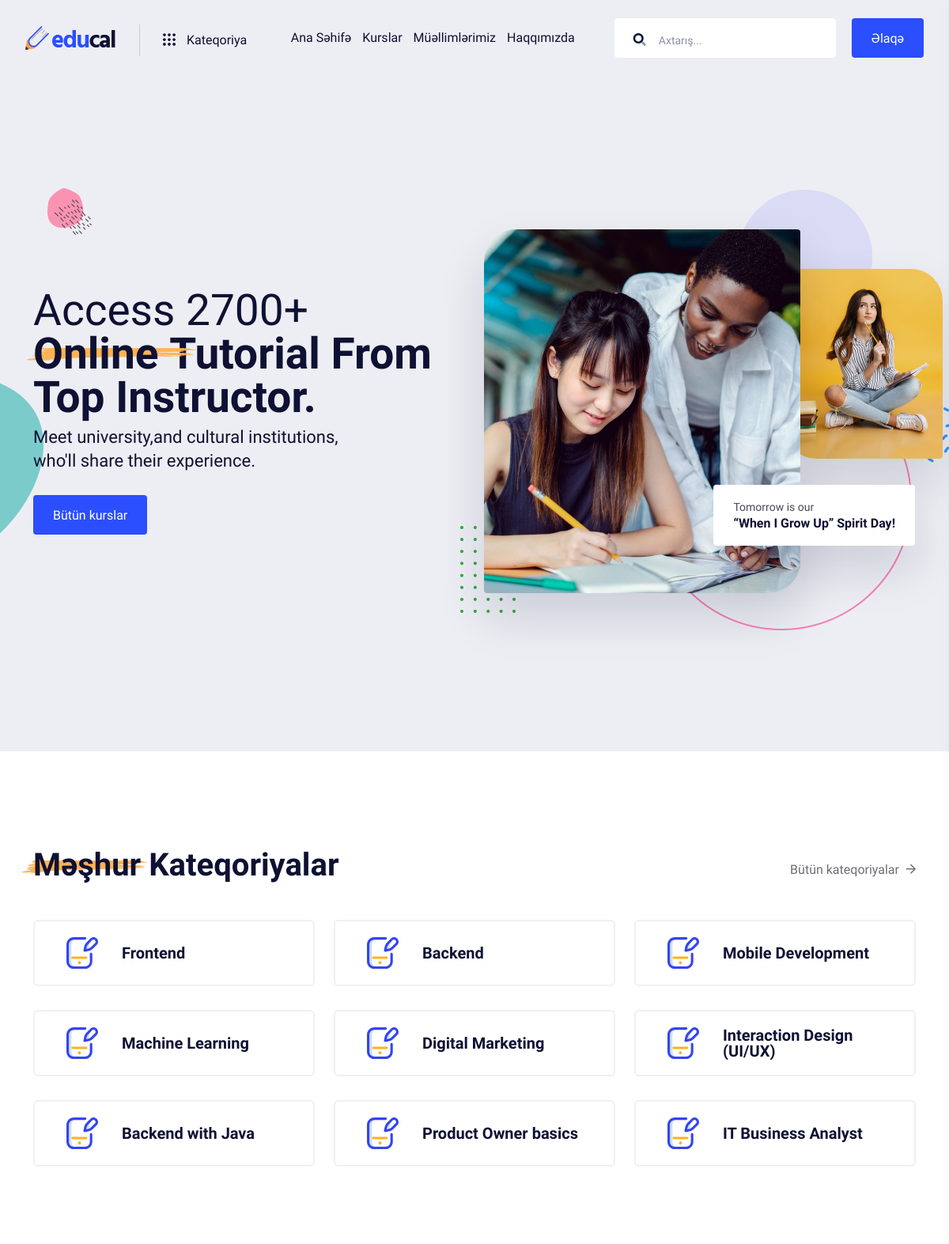
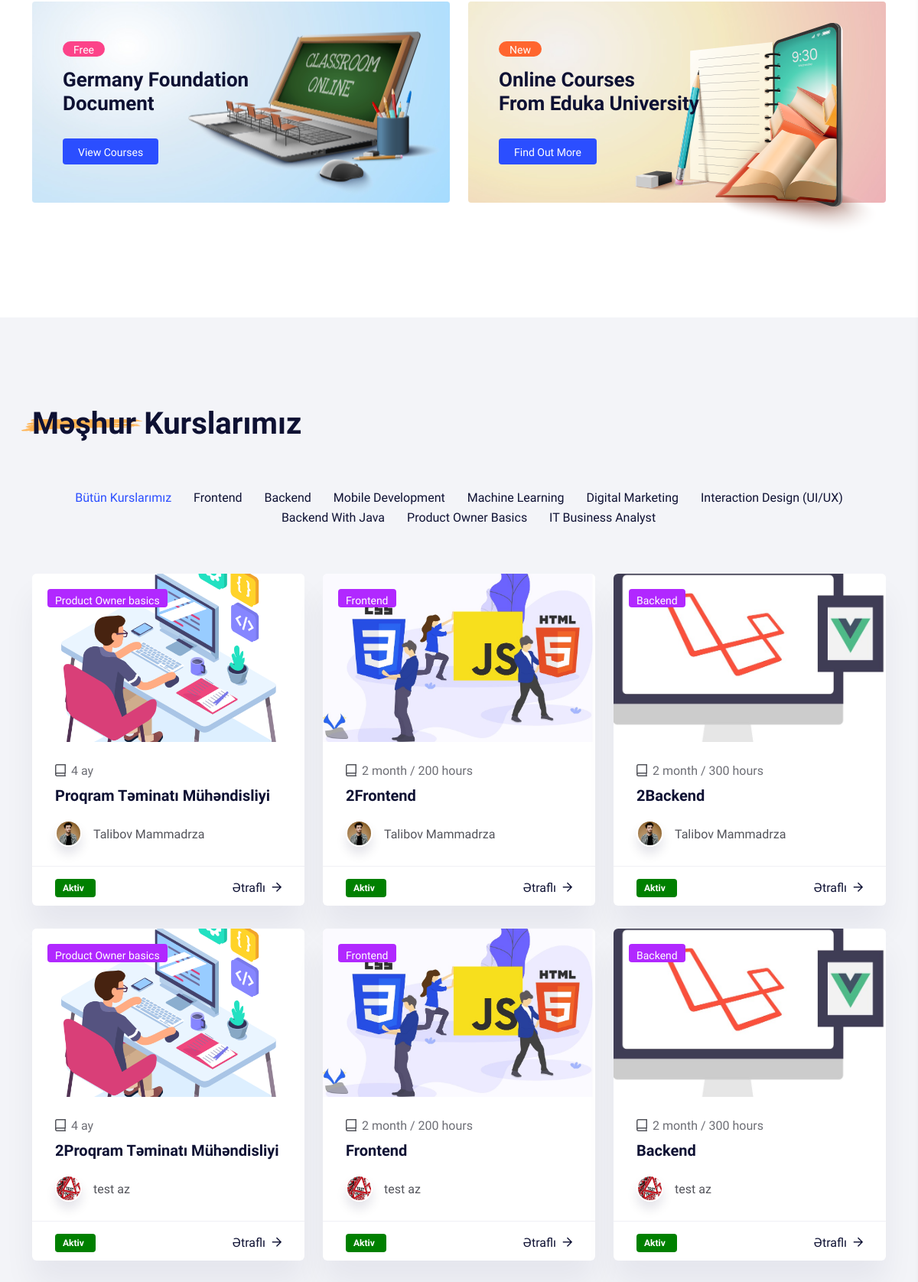
The page / (upper part) on the database its author committed (2 pictures, top to bottom).
### tables this page shows
CREATE TABLE `item_category` (
  `i_c_id` int(11) NOT NULL,
  `i_c_name` varchar(255) DEFAULT NULL
);

CREATE TABLE `items2` (
  `c_id` int(11) NOT NULL,
  `title` varchar(255) NOT NULL,
  `title_en` varchar(255) NOT NULL,
  `title_ru` varchar(255) NOT NULL,
  `title_tr` varchar(255) NOT NULL,
  `description` longtext NOT NULL,
  `description_en` longtext NOT NULL,
  `description_ru` longtext NOT NULL,
  `description_tr` longtext NOT NULL,
  `rank` varchar(255) NOT NULL,
  `date` varchar(255) NOT NULL,
  `category` varchar(255) NOT NULL,
  `img` varchar(255) NOT NULL,
  `img_ext` varchar(255) NOT NULL,
  `status` tinyint(4) NOT NULL,
  `creater_id` varchar(255) NOT NULL,
  `creat_date` varchar(255) NOT NULL,
  `updater_id` varchar(255) NOT NULL,
  `update_date` varchar(255) NOT NULL,
  `teacher` varchar(255) NOT NULL,
  `duration` varchar(255) NOT NULL,
  `group_size` varchar(255) NOT NULL,
  `schedule` varchar(255) NOT NULL
);

CREATE TABLE `items3` (
  `t_id` int(11) NOT NULL,
  `t_title` varchar(255) NOT NULL,
  `t_title_en` varchar(255) NOT NULL,
  `t_title_ru` varchar(255) NOT NULL,
  `t_title_tr` varchar(255) NOT NULL,
  `t_description` longtext NOT NULL,
  `t_description_en` longtext NOT NULL,
  `t_description_ru` longtext NOT NULL,
  `t_description_tr` longtext NOT NULL,
  `t_position_az` varchar(255) NOT NULL,
  `t_position_en` varchar(255) NOT NULL,
  `t_position_ru` varchar(255) NOT NULL,
  `t_position_tr` varchar(255) NOT NULL,
  `t_fb` varchar(255) NOT NULL,
  `t_instagram` varchar(255) NOT NULL,
  `t_twitter` varchar(255) NOT NULL,
  `t_linkedin` varchar(255) NOT NULL,
  `t_rank` varchar(255) NOT NULL,
  `t_date` varchar(255) NOT NULL,
  `t_category` varchar(255) NOT NULL,
  `t_img` varchar(255) NOT NULL,
  `t_img_ext` varchar(255) NOT NULL,
  `t_status` tinyint(4) NOT NULL,
  `t_creater_id` varchar(255) NOT NULL,
  `t_creat_date` varchar(255) NOT NULL,
  `t_updater_id` varchar(255) NOT NULL,
  `t_update_date` varchar(255) NOT NULL
);

### application/controllers/UserController.php (called while the page is built, shortened)
<?php
class UserController extends CI_controller
{
	public function index()
	{
        $data['allCategory'] = $this->db->limit(9)->order_by('i_c_id','DESC')->get('item_category')->result_array();
        $data['allCategory_filter'] = $this->db->limit(9)->order_by('i_c_id','DESC')->get('item_category')->result_array();
        $data['all_courses'] = $this->db
            ->order_by('c_id', 'DESC')
            ->join('item_category','item_category.i_c_id = items2.category','left')
            ->join('items3','items3.t_id = items2.teacher','left')
            ->join('status','status.s_id = items2.status','left')
            ->get('items2')->result_array();
		$this->load->view('user/index',$data);
	}
}

### index.php (called while the page is built, shortened)
<?php
require_once BASEPATH.'core/CodeIgniter.php';

### application/views/user/index.php (the view, shortened to what this page needs)
<main>
   <section class="hero__area hero__height d-flex align-items-center grey-bg-2 p-relative">
      <div class="hero__shape">
         <img class="hero-1-circle" src="<?php echo base_url('assets/user/'); ?>assets/img/shape/hero/hero-1-circle.png" alt="">
         <img class="hero-1-circle-2" src="<?php echo base_url('assets/user/'); ?>assets/img/shape/hero/hero-1-circle-2.png" alt="">
      </div>
      <div class="container">
         <div class="hero__content-wrapper mt-90">
            <div class="row align-items-center">
               <div class="col-xxl-6 col-xl-6 col-lg-6 col-md-6">
                  <div class="hero__content p-relative z-index-1">
                     <h3 class="hero__title">
                        <span>Access 2700+</span>
                        <span class="yellow-shape">Online <img src="<?php echo base_url('assets/user/'); ?>assets/img/shape/yellow-bg.png" alt="yellow-shape"> </span>
                        Tutorial From Top Instructor.</h3>
                        <p>Meet university,and cultural institutions, who'll share their experience.</p>
                        <a href="<?php echo base_url('courses'); ?>" class="e-btn">Bütün kurslar</a>
                  </div>
               </div>
               <div class="col-xxl-6 col-xl-6 col-lg-6 col-md-6">
                  <div class="hero__thumb d-flex p-relative">
                     <div class="hero__thumb-shape">
                        <img class="hero-1-circle-4" src="<?php echo base_url('assets/user/'); ?>assets/img/shape/hero/hero-1-circle-4.png" alt="">
                     </div>
                     <div class="hero__thumb-big mr-30">
                        <img src="<?php echo base_url('assets/user/'); ?>assets/img/hero/hero-1.jpg" alt="">
                        <div class="hero__quote hero__quote-animation">
                           <span>Tomorrow is our</span>
                           <h4>“When I Grow Up” Spirit Day!</h4>
                        </div>
                     </div>
                     <div class="hero__thumb-sm mt-50 d-none d-lg-block">
                        <img src="<?php echo base_url('assets/user/'); ?>assets/img/hero/hero-sm-1.jpg" alt="">
                     </div>
                  </div>
               </div>
            </div>
         </div>
      </div>
   </section>
   <section class="category__area pt-120 pb-70">
      <div class="container">
         <div class="row align-items-end">
            <div class="col-xxl-6 col-xl-6 col-lg-6 col-md-8">
               <div class="section__title-wrapper mb-45">
                  <h2 class="section__title"><span class="yellow-bg">Məşhur <img src="<?php echo base_url('assets/user/'); ?>assets/img/shape/yellow-bg-2.png" alt="">  </span>kateqoriyalar
                  </h2>
               </div>
            </div>
            <div class="col-xxl-6 col-xl-6 col-lg-6 col-md-4">
               <div class="category__more mb-50 float-md-end fix">
                  <a href="<?php echo base_url('category_list'); ?>" class="link-btn">
                     Bütün kateqoriyalar
                     <i class="far fa-arrow-right"></i>
                  </a>
               </div>
            </div>
         </div>
         <div class="row">
              <?php foreach ($allCategory as $allCategory_key){ ?>
                  <div class="col-xxl-4 col-xl-4 col-lg-4 col-md-6 col-sm-6">
                      <div class="category__item mb-30 transition-3 d-flex align-items-center">
                          <a href="<?php echo base_url('category/'.$allCategory_key['i_c_id']) ?>">
                              <div class="category__icon mr-30">
                              </div>
                          </a>
                          <div class="category__content">
                              <h4 class="category__title"><a href="<?php echo base_url('category/'.$allCategory_key['i_c_id']); ?>"><?php echo $allCategory_key['i_c_name']; ?></a></h4>
                          </div>
                      </div>
                  </div>
              <?php } ?>
         </div>
      </div>
   </section>
   <section class="banner__area pb-110">
      <div class="container">
         <div class="row">
            <div class="col-xxl-6 col-xl-6 col-lg-6 col-md-6">
               <div class="banner__item p-relative mb-40" data-background="<?php echo base_url('assets/user/'); ?>assets/img/banner/banner-bg-1.jpg">
                  <div class="banner__content">
                     <span>Free</span>
                     <h3 class="banner__title">
                        <a href="course-details.php">Germany Foundation <br> Document</a>
                     </h3>
                     <a href="course-grid.php" class="e-btn e-btn-2">View Courses</a>
                  </div>
                  <div class="banner__thumb d-none d-sm-block d-md-none d-lg-block">
                     <img src="<?php echo base_url('assets/user/'); ?>assets/img/banner/banner-img-1.png" alt="">
                  </div>
               </div>
            </div>
            <div class="col-xxl-6 col-xl-6 col-lg-6 col-md-6">
               <div class="banner__item p-relative mb-40" data-background="<?php echo base_url('assets/user/'); ?>assets/img/banner/banner-bg-2.jpg">
                  <div class="banner__content">
                     <span class="orange">new</span>
                     <h3 class="banner__title">
                        <a href="course-details.php">Online Courses <br>From Eduka University</a>
                     </h3>
                     <a href="course-grid.php" class="e-btn e-btn-2">Find Out More</a>
                  </div>
                  <div class="banner__thumb banner__thumb-2 d-none d-sm-block d-md-none d-lg-block">
                     <img src="<?php echo base_url('assets/user/'); ?>assets/img/banner/banner-img-2.png" alt="">
                  </div>
               </div>
            </div>
         </div>
      </div>
   </section>
   <section class="course__area pt-115 pb-120 grey-bg">
      <div class="container">
         <div class="row align-items-end">
            <div class="col-xxl-12 col-xl-12 col-lg-12">
               <div class="section__title-wrapper mb-60">
                   <h2 class="section__title"><span class="yellow-bg">Məşhur <img src="<?php echo base_url('assets/user/'); ?>assets/img/shape/yellow-bg-2.png" alt="">  </span>Kurslarımız
                   </h2>
               </div>
            </div>
            <div class="col-xxl-12 col-xl-12 col-lg-12">
               <div class="course__menu d-flex justify-content-lg-end mb-60" style="display: flex!important; align-items: center!important;justify-content: center!important; text-align: center;">
                  <div class="masonary-menu filter-button-group">
                     <button class="active" data-filter="*">
                        Bütün kurslarımız
                     </button>
                      <?php foreach ($allCategory_filter as $allCategory_filter_key) { ?>
                          <button data-filter=".cat<?php echo $allCategory_filter_key['i_c_id']; ?>"><?php echo $allCategory_filter_key['i_c_name']; ?></button>
                      <?php } ?>
                 </div>
               </div>
            </div>
         </div>
         <div class="row grid">
              <?php foreach ($all_courses as $all_courses_key) { ?>
                  <div class="col-xxl-4 col-xl-4 col-lg-4 col-md-6 grid-item cat<?php echo $all_courses_key['i_c_id']; ?>">
                      <div class="course__item white-bg mb-30 fix">
                          <div class="course__thumb w-img p-relative fix">
                              <a href="<?php echo base_url('course_single/'.$all_courses_key['c_id']); ?>">
                                  <img height="220px" style="object-fit: cover;" src="<?php echo base_url('upload/courses/'.$all_courses_key['img']); ?>" alt="">
                              </a>
                              <div class="course__tag">
                                  <a href="<?php echo base_url('category/'.$all_courses_key['i_c_id']); ?>"><?php echo $all_courses_key['i_c_name']; ?></a>
                              </div>
                          </div>
                          <div class="course__content">
                              <div class="course__meta d-flex align-items-center justify-content-between">
                                  <div class="course__lesson">
                                      <span><i class="far fa-book-alt"></i><?php echo $all_courses_key['duration']; ?></span>
                                  </div>
                              </div>
                              <h3 class="course__title"><a href="<?php echo base_url('course_single/'.$all_courses_key['c_id']); ?>"><?php echo $all_courses_key['title']; ?></a></h3>
                              <div class="course__teacher d-flex align-items-center">
                                  <div class="course__teacher-thumb mr-15">
                                      <img src="<?php echo base_url('upload/teachers/'.$all_courses_key['t_img']); ?>" alt="">
                                  </div>
                                  <h6><a href="<?php echo base_url('instructor_single/'.$all_courses_key['t_id']); ?>"><?php echo $all_courses_key['t_title']; ?></a></h6>
                              </div>
                          </div>
                          <div class="course__more d-flex justify-content-between align-items-center">
                              <div class="course__status status_course">
                                  <?php if($all_courses_key['t_status'] == '1'){ ?>
                                      <span>Aktiv</span>
                                  <?php }elseif ($all_courses_key['t_status'] == '2'){ ?>
                                      <span>Deaktiv</span>
                                  <?php }elseif ($all_courses_key['t_status'] == '3'){ ?>
                                      <span>Gözləmədə</span>
                                  <?php }else{ ?>
                                      <span>-</span>
                                  <?php }?>
                              </div>
                              <div class="course__btn">
                                  <a href="<?php echo base_url('course_single/'.$all_courses_key['c_id']); ?>" class="link-btn">
                                      Ətraflı
                                      <i class="far fa-arrow-right"></i>
                                  </a>
                              </div>
                          </div>
                      </div>
                  </div>
              <?php } ?>
         </div>
      </div>
   </section>
</main>

### rows shown on the page
item_category: i_c_name "Frontend"
item_category: i_c_name "Backend"
item_category: i_c_name "Mobile Development"
item_category: i_c_name "Machine Learning"
item_category: i_c_name "Digital Marketing"
item_category: i_c_name "Interaction Design (UI/UX)"
item_category: i_c_name "Backend with Java", i_c_name "Backend With Java"
item_category: i_c_name "Product Owner basics", i_c_name "Product Owner Basics"
item_category: i_c_name "IT Business Analyst"
items2: img (picture), item_category.i_c_name "Product Owner basics", duration "4 ay", title "Proqram Təminatı Mühəndisliyi", items3.t_img (picture), items3.t_title "Talibov Mammadrza"
items2: img (picture), item_category.i_c_name "Frontend", duration "2 month / 200 hours", title "2Frontend", items3.t_img (picture), items3.t_title "Talibov Mammadrza"
items2: img (picture), item_category.i_c_name "Backend", duration "2 month / 300 hours", title "2Backend", items3.t_img (picture), items3.t_title "Talibov Mammadrza"
items2: img (picture), item_category.i_c_name "Product Owner basics", duration "4 ay", title "2Proqram Təminatı Mühəndisliyi", items3.t_img (picture), items3.t_title "test az"
items2: img (picture), item_category.i_c_name "Frontend", duration "2 month / 200 hours", title "Frontend", items3.t_img (picture), items3.t_title "test az"
items2: img (picture), item_category.i_c_name "Backend", duration "2 month / 300 hours", title "Backend", items3.t_img (picture), items3.t_title "test az"
